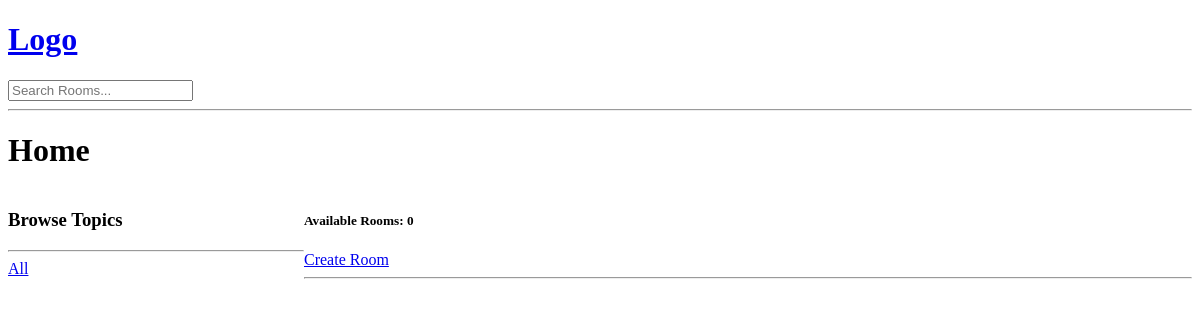
/, run on an earlier commit of the app's database.
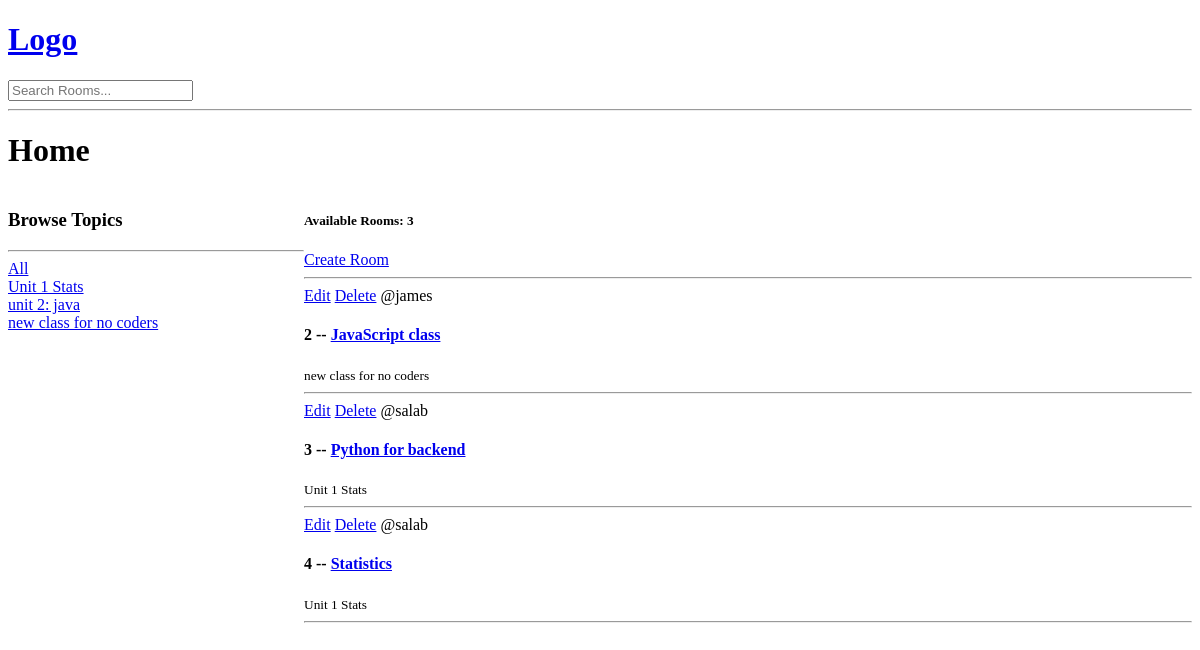
And on a later commit of the database.
### base/models.py (models this page shows, shortened)
class Topic(models.Model):
    name = models.CharField(max_length=200)

class Room(models.Model):
    host = models.ForeignKey(User, on_delete=models.SET_NULL, null=True)
    topic = models.ForeignKey(Topic, on_delete=models.SET_NULL, null=True)
    name = models.CharField(max_length=200)
    description = models.TextField(null=True, blank=True)
    updated = models.DateTimeField(auto_now=True)
    created = models.DateTimeField(auto_now_add=True)
    class Meta:
        ordering = ["-updated", "-created"]

### base/views.py (the view)
# urls.py: path('', views.home, name='home'),
def home(request):
    q = request.GET.get('q') if request.GET.get('q') != None else ''
    rooms = Room.objects.filter(
        Q(topic__name__icontains=q) |
        Q(name__icontains=q) |
        Q(description__icontains=q)
        )
    topics = Topic.objects.all()
    rooms_count = rooms.count()
    context = {'rooms': rooms, 'topics': topics, 'rooms_count': rooms_count}
    return render(request, 'base/home.html', context)

### base/templates/base/home.html (shortened to what this page needs)
{% extends "main.html" %}
{% block content %}
<h1>Home</h1>
<div class="home-container">
    <div>
        <h3>Browse Topics</h3>
        <hr>
        <a href={% url "home"  %}>All</a>
        {% for topic in topics  %}
        <div>
            <a href='{% url "home"  %}?q={{topic.name}}'>{{topic.name}}</a>
        </div>
        {% endfor %}
    </div>
    <div>
        <h5>Available Rooms: {{rooms_count}}</h5>
        <a href='{% url "create-room" %}'>Create Room</a>
    <hr>
    <div>
        {% for room in rooms %}
        <div>
                <a href='{% url 'update-room' room.id %}' >Edit</a>
                <a href='{% url "delete-room" room.id %}'>Delete</a>
                <span>@{{room.host.username}}</span>
                <h4>{{room.id}} -- <a href='{% url "room" room.id %}'>{{room.name}}</a></h4>
                <small>{{room.topic.name}}</small>
                <hr>
            </div>
        {% endfor %}
    </div>
    </div>
</div>
{% endblock content %}

### templates/main.html (shortened to what this page needs)
<!DOCTYPE html>
<html lang="en">
<head>
</head>
<body>
    {% include "navbar.html" %}
    {% block content %}
    {% endblock content %}
</body>
</html>

### templates/navbar.html
<a href="/">
    <h1>Logo</h1>
</a>
<form action='{% url "home" %}' method="GET">
    <input type="text" name="q" placeholder="Search Rooms...   " />
</form>
<hr>

### base/templates/base/home.html (style rules this page uses)
.home-container { display: grid; grid-template-columns: 1fr 3fr; }

What changed in the data, as far as the page shows it:
added Topic: name "Unit 1 Stats"
added Topic: name "unit 2: java"
added Topic: name "new class for no coders"
added Room: host.username "james", id "2", name "JavaScript class", topic.name "new class for no coders"
added Room: host.username "salab", id "3", name "Python for backend", topic.name "Unit 1 Stats"
added Room: host.username "salab", id "4", name "Statistics", topic.name "Unit 1 Stats"
Also different on the page:
{{ rooms_count }}: "0" → "3"
